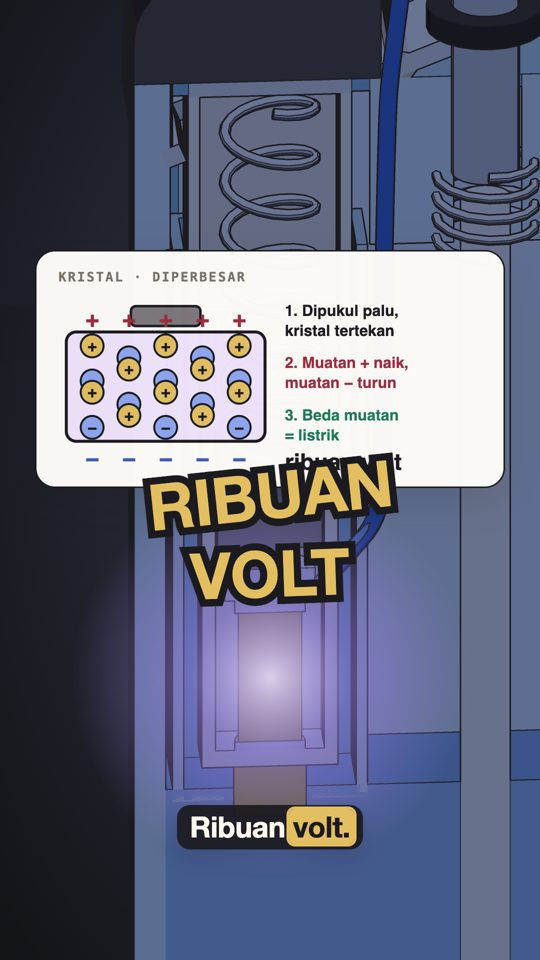
#> input picture bedah/reference/patokan/korek_1.jpg, 540 x 960 px, given as the content of the folder bedah/reference/patokan/korek_1.jpg, which was not available
$ python sheet.py bedah/reference/patokan/korek_1.jpg bedah/reference/patokan/korek_2.jpg 5
#> lines starting #> are read from the running program, lines starting #| are printed output that depends on the picture
import sys,glob,os
from PIL import Image,ImageDraw
d,out=sys.argv[1],sys.argv[2]; cols=int(sys.argv[3]) if len(sys.argv)>3 else 8
fs=sorted(glob.glob(d+'/*.jpg')); tw,th=216,384
rows=(len(fs)+cols-1)//cols; S=Image.new('RGB',(cols*tw,rows*(th+18)),'#222'); D=ImageDraw.Draw(S)
#> after `S = Image.new('RGB', (cols * tw, rows * (th + 18)), '#222')`: S: PIL image 1080x402 RGB; every value is 34
for i,f in enumerate(fs):
  im=Image.open(f).resize((tw,th)); x,y=(i%cols)*tw,(i//cols)*(th+18); S.paste(im,(x,y)); D.text((x+4,y+th+3),os.path.basename(f)[1:5],fill='#fff')
#> after `im = Image.open(f).resize((tw, th))`:
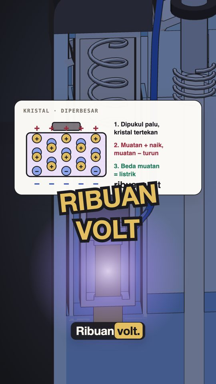
#> im: PIL image 216x384 RGB; mean R, G, B 103.7, 107.3, 127.2
#> after `S.paste(im, (x, y))`:
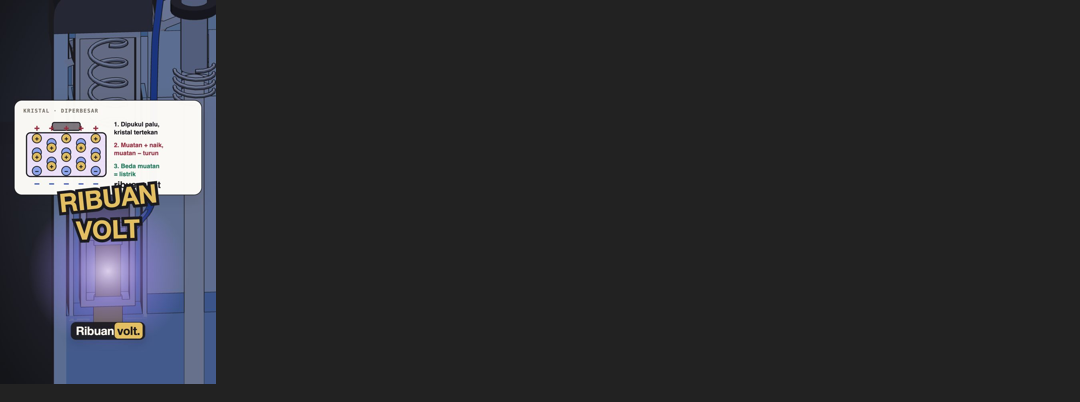
#> S: PIL image 1080x402 RGB; mean R, G, B 47.3, 48, 51.8
S.save(out,quality=88)

$ run again, on bedah/reference/patokan/kunci_1.jpg
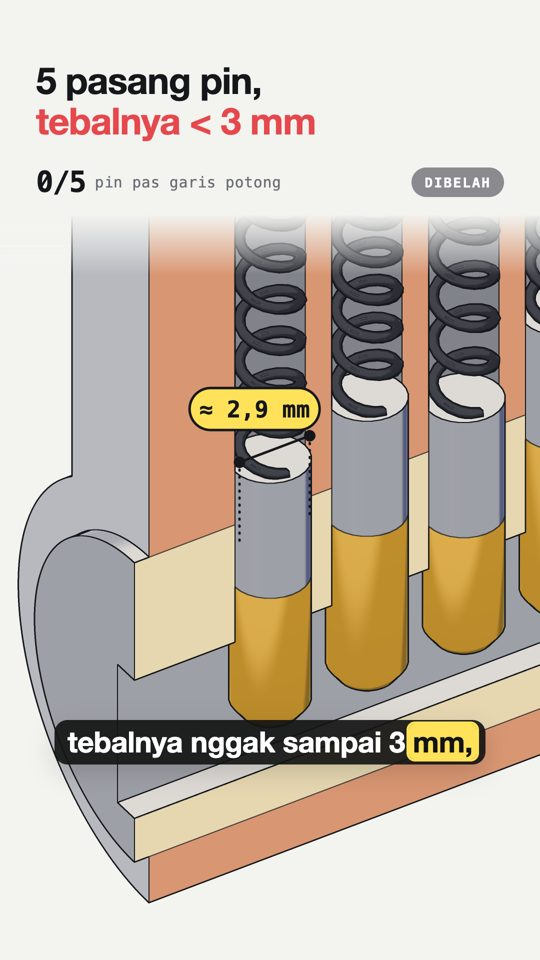
#> input picture bedah/reference/patokan/kunci_1.jpg, 540 x 960 px, given as the content of the folder bedah/reference/patokan/kunci_1.jpg, which was not available
#> `im = Image.open(f).resize((tw, th))`:
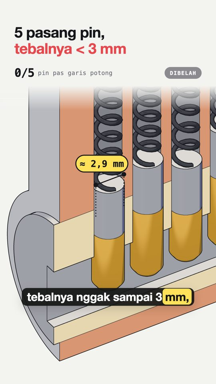
#> im: PIL image 216x384 RGB; mean R, G, B 199.2, 188, 174.1
#> `S.paste(im, (x, y))`:
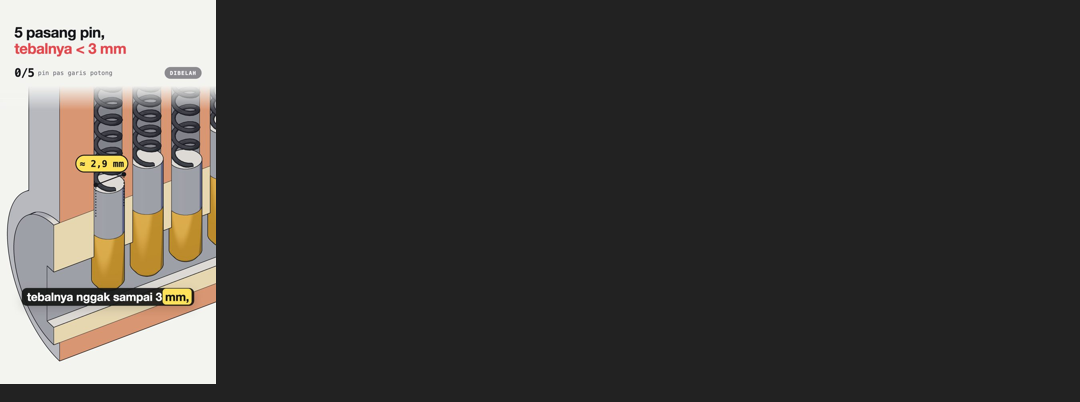
#> S: PIL image 1080x402 RGB; mean R, G, B 65.6, 63.4, 60.8
